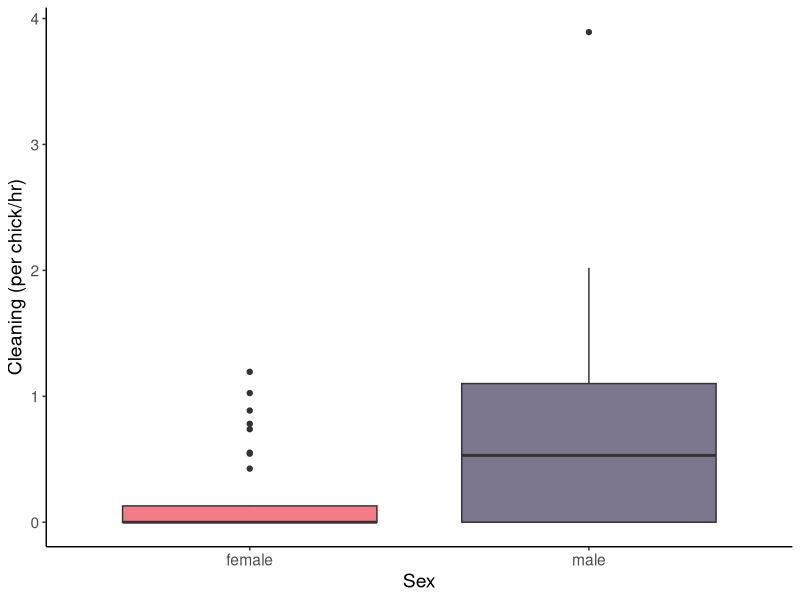
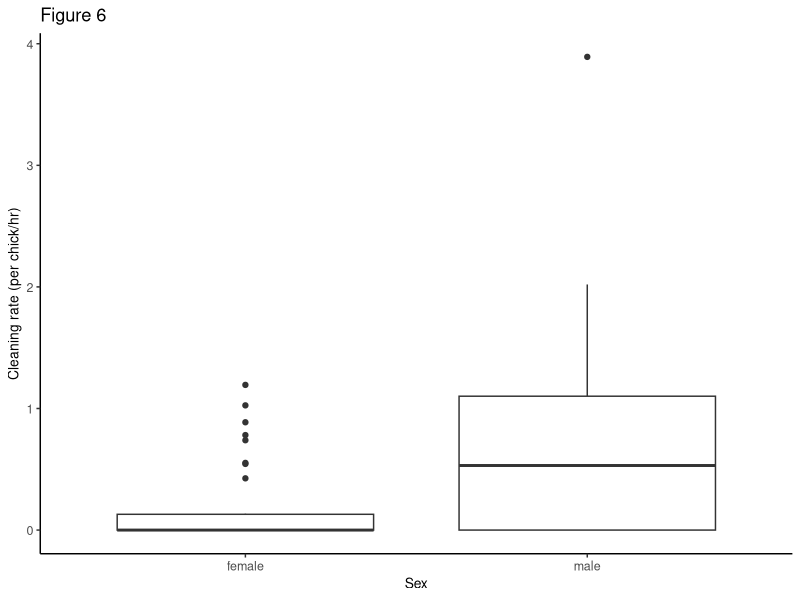

R code for these plots, in order: (Note: this script raises an error after producing the figures.)
# libraries ---------------------------------------------------------------

library(tidyverse)
library(reshape2)
library(psych)

# data --------------------------------------------------------------------

bbyvid <- 
  read.csv("clean_data/behaviors.csv", stringsAsFactors = FALSE) %>%
  as_tibble() %>%
  select(-X) 

# script ------------------------------------------------------------------

# Cleaning
bbyvid <-
  bbyvid %>%
  mutate(
    cleaning_rate = (cleaning_nest/usable_video)*60,
    cleaning_rate_perchk = cleaning_rate/peeped_chick_count)

cleaning_male <- bbyvid %>% filter(sex == "male")
cleaning_female <- bbyvid %>% filter(sex == "female")

shapiro.test(cleaning_male$cleaning_rate_perchk) #not normal
shapiro.test(cleaning_female$cleaning_rate_perchk) #not normal

cleaning_test <- 
  wilcox.test(cleaning_female$cleaning_rate_perchk, 
              cleaning_male$cleaning_rate_perchk, 
              paired = TRUE, 
              exact = FALSE, 
              alternative = c("two.sided"), 
              conf.level = 0.95)
cleaning_test

zstat <- qnorm(cleaning_test$p.value/2)
zstat

describe(cleaning_male$cleaning_rate_perchk)
describe(cleaning_female$cleaning_rate_perchk)

# plot --------------------------------------------------------------------

colors_sex <- c("female" = "#F47C89", "male" = "#7b758e")

# Signficiant cleaning by sex (color)
ggplot(
  bbyvid, aes(x = sex, y = cleaning_rate_perchk, fill = sex)) + 
  geom_boxplot() + 
  labs(x = "Sex", 
       y = "Cleaning (per chick/hr)") +
  scale_fill_manual(values = colors_sex) +
  theme_classic() +
  theme(axis.title.x = element_text(size=14), 
        axis.title.y = element_text(size=14),
        legend.text = element_text(size=10),
        text = element_text(size=14),
        legend.position = "none") 

# B&W cleaning 
ggplot(
  bbyvid, 
  aes(x = sex, y = cleaning_rate_perchk, fill = NULL)) + 
  geom_boxplot() + 
  labs(x = "Sex", 
       y = "Cleaning rate (per chick/hr)",
       title = "Figure 6") +
  scale_fill_grey(start = 0.6, end = 0.3) +
  theme_classic() +
  theme(axis.title.x = element_text(size = 10), 
        axis.title.y = element_text(size = 10),
        axis.text.y = element_text(size = 9),
        axis.text.x = element_text(size = 9),
        legend.text = element_text(size = 10),
        legend.title = element_text(size = 10),
        legend.position = "none") +
  ggsave(
  file = "cleaning_fig.pdf",
  path ="plots/bw/",
  width = 3.5,
  height = 3,
  units = "in",
  dpi = 600)
